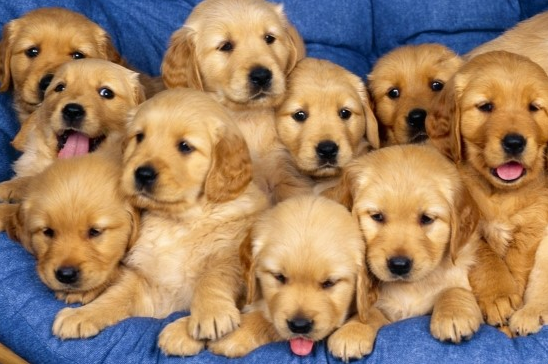
#> input picture Day2/dog.bmp, 548 x 364 px
$ python 3_add.py
#> lines starting #> are read from the running program, lines starting #| are printed output that depends on the picture
import cv2

img1 = cv2.imread('./dog.bmp', cv2.IMREAD_GRAYSCALE)
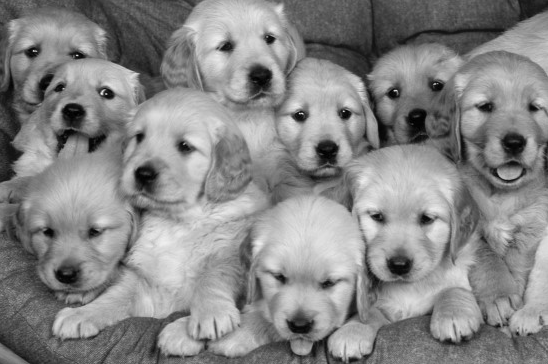
#> img1: shape (364, 548); min 0, max 243, mean 134.7
img2 = cv2.imread('./dog.bmp')
#> img2 is the input picture: shape (364, 548, 3); mean B, G, R 100.4, 128.9, 159

dst1 = cv2.add(img1, 100)
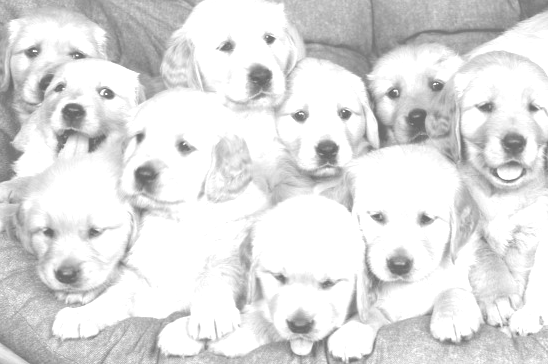
#> dst1: shape (364, 548); min 100, max 255, mean 222.9
dst2 = cv2.add(img2, (100,100,100,0))
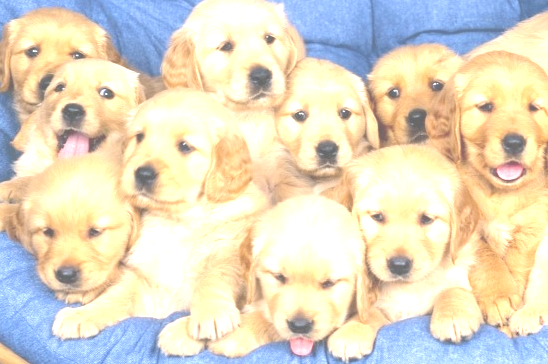
#> dst2: shape (364, 548, 3); mean B, G, R 198.2, 219.7, 226.8
dst3 = cv2.subtract(img1, 100)
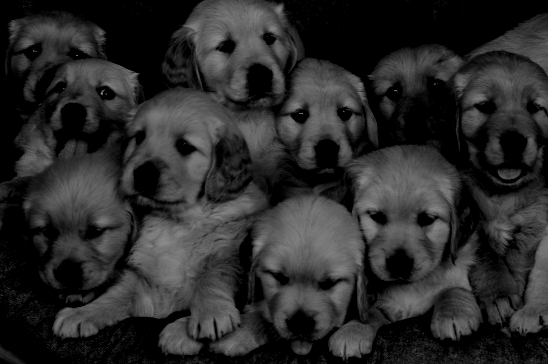
#> dst3: shape (364, 548); min 0, max 143, mean 43.3
dst4 = cv2.multiply(img1, 10)
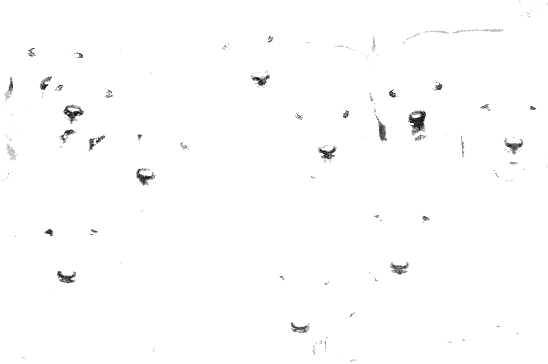
#> dst4: shape (364, 548); min 0, max 255, mean 253.1
dst5 = cv2.divide(img1, 10)


cv2.imshow('img1', img1)
cv2.imshow('img2', img2)
cv2.imshow('dst1', dst1)
cv2.imshow('dst2', dst2)
cv2.imshow('dst3', dst3)
cv2.imshow('dst4', dst4)
cv2.imshow('dst5', dst5)
cv2.waitKey()
